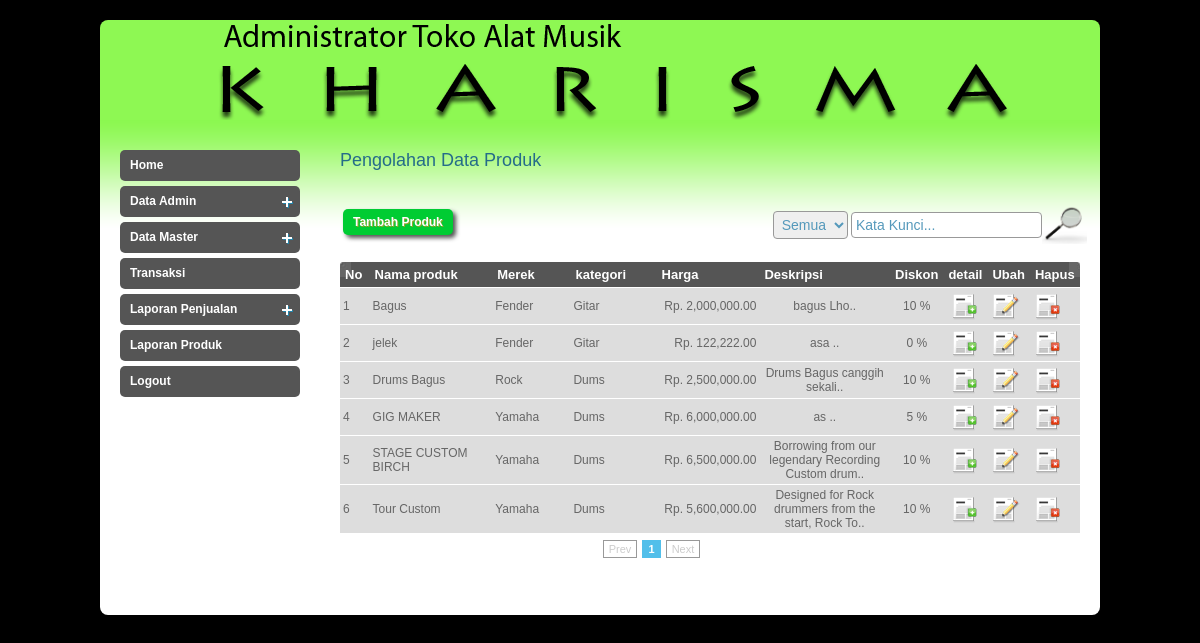
Page /admin/index.php?page=produk (signed in) on the committed database.
### tables this page shows
CREATE TABLE `t_produk` (
  `id_produk` int(4) unsigned zerofill NOT NULL auto_increment,
  `id_merek` int(11) NOT NULL,
  `id_kategori` int(4) NOT NULL,
  `nama_produk` varchar(100) NOT NULL,
  `harga_produk` int(11) NOT NULL,
  `deskripsi_produk` text NOT NULL,
  `diskon_produk` int(11) NOT NULL,
  `rating_produk` float NOT NULL,
  `voterrating_produk` int(11) NOT NULL,
  `viewcounter_produk` int(11) NOT NULL,
  PRIMARY KEY  (`id_produk`)
);

CREATE TABLE `t_merek` (
  `id_merek` int(11) NOT NULL auto_increment,
  `kode_merek` varchar(3) NOT NULL,
  `nama_merek` varchar(50) NOT NULL,
  `deskripsi_merek` text NOT NULL,
  PRIMARY KEY  (`id_merek`),
  UNIQUE KEY `nama_kategori` (`nama_merek`)
);

CREATE TABLE `t_kategori` (
  `id_kategori` int(4) NOT NULL auto_increment,
  `kode_kategori` varchar(20) NOT NULL,
  `nama_kategori` varchar(100) NOT NULL,
  `deskripsi_kategori` text NOT NULL,
  PRIMARY KEY  (`id_kategori`)
);

### admin/inc/produk.php (the view, shortened to what this page needs)
<h2>Pengolahan Data Produk</h2>
<?php
if(isset($_GET['act'])){
	if($_GET['act'] == 'add'){
	?>
    <form action="" method="post" enctype="multipart/form-data" id="registrationform">
        <table>
        	<tr>
            	<td><label for="kategori">Nama Kategori :</label></td>
            	<td>
                		<select size="1" name="id_kategori" id="kategori" class="inputan">
                        <?php
						$qproduk = mysql_query("SELECT * FROM t_kategori");
						while($dproduk = mysql_fetch_array($qproduk)){
						?>
                        	<option value="<?php echo $dproduk['id_kategori']; ?>"><?php echo $dproduk['nama_kategori']; ?></option>
                        <?php
						}
						?>
                        </select>
               	</td>
            </tr>
        	<tr>
            	<td><label for="kategori">Nama Merek :</label></td>
            	<td>
                		<select size="1" name="id_merek" id="merek" class="inputan">
                        <?php
						$qmerek = mysql_query("SELECT * FROM t_merek");
						while($dmerek = mysql_fetch_array($qmerek)){
						?>
                        	<option value="<?php echo $dmerek['id_merek']; ?>"><?php echo $dmerek['nama_merek']; ?></option>
                        <?php
						}
						?>
                        </select>
               	</td>
            </tr>
            <tr>
                <td><label for="nama">Nama produk :</label></td>
                <td>
                	<input type="text" name="nama" id="nama" size="40" maxlength="50" class="inputan"/>
                </td>
            </tr>
            <tr>
                <td><label for="harga">Harga :</label></td>
                <td><input type="text" name="harga" id="harga" size="20" maxlength="15" class="inputan"/></td>
            </tr>
            <tr>
                <td><label for="diskon">Diskon :</label></td>
                <td><input name="diskon" id="diskon" size="3" maxlength="6" class="inputan"/>&nbsp;<strong>%</strong></td>
            </tr>
            <tr>
                <td><label for="deskripsi">Deskripsi :</label></td>
                <td><textarea name="deskripsi" id="deskripsi" rows="5" cols="60" class="inputan"></textarea></td>
            </tr>
            <tr>
                <td colspan="2">
                    <div id="gambarupload">
                    <table>
                        <tr>
                            <td width="99"><label for="upload">Upload :</label></td>
                            <td><input type="file" name="upload[]" id="upload" /></td>
                        </tr>
                    </table>
                    </div>
                    <div id="app"></div>
                </td>
            </tr>
            <!--<tr>
                <td colspan="2">
    				<a href="#" id="tambahbtn"><img src="images/addpic.png" border="0" /></a>
                </td>
            </tr>-->
            <tr>
                <td colspan="2" align="center">
                <input type="submit" name="save" value="Simpan" class="buton"/>
                <input type="reset" name="reset" value="Batal" onClick="window.location = '?page=produk';" class="buton"/></td>
            </tr>
        </table>
	</form>
    <script>
		$("#tambahbtn").click(function(){
			$("#gambarupload").clone().appendTo('#app');
		});
	</script>
	<?php
	}
	elseif($_GET['act'] == 'edit'){
	$id_produk = addslashes($_GET['idb']);
	$qproduk = mysql_query("SELECT * FROM t_produk as a, t_kategori as b
							WHERE a.id_kategori = b.id_kategori
							AND a.id_produk = '$id_produk'
							GROUP BY a.id_produk") or die(mysql_error());
	$dproduk = mysql_fetch_array($qproduk);
	?>
    <form action="" method="post" enctype="multipart/form-data" onSubmit="return conf();" id="registrationform">
        <table>
        	<tr>
            	<td><label for="kategori">Nama Kategori :</label></td>
            	<td>
                		<select size="1" name="id_kategori" id="kategori">
                        <?php
						$qkat = mysql_query("SELECT * FROM t_kategori");
						while($dkat = mysql_fetch_array($qkat)){
						?>
                        	<option value="<?php echo $dkat['id_kategori']; ?>" <?php echo($dproduk['id_kategori'] == $dkat['id_kategori'])?"selected":""; ?>><?php echo $dkat['nama_kategori']; ?></option>
                        <?php
						}
						?>
                        </select>
               	</td>
            </tr>
        	<tr>
            	<td><label for="merek">Nama Merek :</label></td>
            	<td>
                		<select size="1" name="id_merek" id="merek">
                        <?php
						$qmer = mysql_query("SELECT * FROM t_merek");
						while($dmer = mysql_fetch_array($qmer)){
						?>
                        	<option value="<?php echo $dmer['id_merek']; ?>" <?php echo($dproduk['id_merek'] == $dmer['id_merek'])?"selected":""; ?>><?php echo $dmer['nama_merek']; ?></option>
                        <?php
						}
						?>
                        </select>
               	</td>
            </tr>
            <tr>
                <td><label for="nama">Nama produk :</label></td>
                <td colspan="2">
                	<input type="text" name="nama" id="nama" size="40" maxlength="50" value="<?php echo $dproduk['nama_produk']; ?>" class="inputan"/>
                </td>
            </tr>
            <tr>
                <td><label for="harga">Harga :</label></td>
                <td colspan="2"><input type="text" name="harga" id="harga" size="20" maxlength="15" value="<?php echo $dproduk['harga_produk']; ?>" class="inputan"/></td>
            </tr>
            <tr>
                <td><label for="diskon">Diskon :</label></td>
                <td colspan="2"><input name="diskon" id="diskon" size="3" maxlength="6" value="<?php echo $dproduk['diskon_produk']; ?>" class="inputan"/>&nbsp;<strong>%</strong></td>
            </tr>
            <tr>
                <td><label for="deskripsi">Deskripsi :</label></td>
                <td colspan="2"><textarea name="deskripsi" id="deskripsi" rows="5" cols="60">
				<?php echo $dproduk['deskripsi_produk']; ?></textarea></td>
            </tr>
			<?php
        	$qgambar = mysql_query("SELECT * FROM t_gambar
									WHERE id_produk = $dproduk[id_produk]
									ORDER BY id_gambar ASC");
        	while($dgambar = mysql_fetch_array($qgambar)){
            ?>
            <tr>
                <td><label for="upload">Upload :</label></td>
                <td><img src="../gambar/produk/<?php echo $dgambar['nama_gambar']; ?>" width="40" height="40" />
					<?php
                    if($dgambar['profile_gambar'] != 1){
                    ?>
                        <a href="?page=produk&act=delgambar&idg=<?php echo $dgambar['id_gambar']; ?>"><img src="images/trash.png" alt="" title="" border="0" /></a>
                    <?php
                    }
                    ?>
                </td>
                <td>
                	<input type="hidden" name="id_produk" value="<?php echo $id_produk; ?>" />
                    <input type="file" name="upload[]" id="upload" />
                </td>
            </tr>
            <?php
			}
			?>
            <tr>
                <td colspan="3" align="center">
                <input type="submit" name="update" value="Ubah" class="buton"/>
                <input type="reset" name="reset" value="Batal" onClick="window.location = '?page=produk';" class="buton"/></td>
            </tr>
        </table>
	</form>
    <br />
    </table>
    </form>
    <script>
		$("#tambahbtn").click(function(){
			$("#gambarupload").clone().appendTo('#app');
		});
	</script>
	<?php
	}
}
else
{
	$batas   = 10;
	if(empty($halaman)){
		$posisi  = 0;
		$halaman = 1;
	}
	else{
		$posisi = ($halaman-1) * $batas;
	}
	?>
	<table width="100%" style=" margin-top:10px;">
    <tr>
    <td align="right">
	<a href="?page=produk&act=add" class="buton">Tambah Produk</a>
    </td>
    <td align="right" width="70%">
    <form method="post" action="">
    	<select name="type">
        	<option value="0">Semua</option>
        </select>
    	<input type="text" name="textcari" class="newsletter_input" value="<?php if(isset($_POST['textcari'])){ echo $_POST['textcari']; } else { echo "Kata Kunci..."; }?>" onBlur="if(this.value=='') this.value='Kata Kunci...';" onFocus="if(this.value=='Kata Kunci...') this.value='';" /><input type="image" src="images/search.png" width="45" name="cari" style="margin-bottom:-14px;" title="Cari"/>
    </form>
    </td></tr>
    </table>
    <?php
	if(isset($_POST['type'])){
		$type = addslashes($_POST['type']);
		if($type == 0)
			$sqlquery = "";
		elseif($type == 1)
			$sqlquery = "AND nama_produk LIKE '%$_POST[textcari]%'";
	}
	else{
		$sqlquery = "";
	}
	?>
    <br />
	<table width="592" id="rounded-corner">
		<thead>
			<tr>
				<th width="51" class="rounded-company" scope="col">No</th>
				<th width="300" class="rounded" scope="col">Nama produk</th>
				<th width="150" class="rounded" scope="col">Merek</th>
				<th width="150" class="rounded" scope="col">kategori</th>
				<th width="170" class="rounded" scope="col">Harga</th>
				<th width="300" class="rounded" scope="col">Deskripsi</th>
				<th width="32" class="rounded" scope="col">Diskon</th>
				<th width="32" class="rounded" scope="col">detail</th>
				<th width="32" class="rounded" scope="col">Ubah</th>
				<th width="32" class="rounded-q4" scope="col">Hapus</th>
			</tr>
		</thead>
		<tbody>
			<?php
			$qproduk = mysql_query("SELECT * FROM t_produk a, t_kategori b, t_merek c
									WHERE a.id_kategori = b.id_kategori
									AND a.id_merek=c.id_merek
									$sqlquery
									GROUP BY a.id_produk
									LIMIT $posisi,$batas") or die(mysql_error());
			$kolom=1;
			$i=0;
			$no = $posisi+1;
			while($dproduk = mysql_fetch_array($qproduk)){
				if ($i >= $kolom){
					echo "<tr class='row$dproduk[id_produk]'>";
				}
			?>
				<td><?php echo $no; ?></td>
				<td><?php echo $dproduk['nama_produk']; ?></td>
				<td><?php echo $dproduk['nama_merek']; ?></td>
				<td><?php echo $dproduk['nama_kategori']; ?></td>
				<td align="right">Rp. <?php echo number_format($dproduk['harga_produk'],"2",".",","); ?></td>
				<td align="center"><?php echo substr($dproduk['deskripsi_produk'],0,50); ?>..</td>
				<td align="center"><?php echo $dproduk['diskon_produk']; ?> %</td>
				<td align="center">
					<a href="?page=detailproduk&idp=<?php echo $dproduk['id_produk']; ?>" title="Tambah Detail Produk">
                    <img src="images/detail.png" border="0" /></a></td>
				<td>
                	<a href="?page=produk&act=edit&idb=<?php echo $dproduk['id_produk']; ?>">
                    	<img src="images/user_edit.png" alt="" title="" border="0" />
                    </a>
                </td>
				<td width="45">
					<a href="<?php echo $dproduk['id_produk']; ?>" id="produk" class="ask">
						<img src="images/trash.png" alt="" title="" border="0" />
					</a>
				</td>
			<?php
			$i++;
			$no++;
				if($i >= $kolom){
					echo "</tr>";
				}
			}
			?>
		</tbody>
	</table>
	<div class="pagination">
	<?php
	$tampil2 = mysql_query("SELECT * FROM t_produk as a, t_kategori as b
							WHERE a.id_kategori = b.id_kategori
							$sqlquery
							GROUP BY a.id_produk");
	$jmldata = mysql_num_rows($tampil2);
	$jmlhal  = ceil($jmldata/$batas);
	echo "<div class=paging>";
	if($halaman > 1){
		$prev=$halaman-1;
		echo "<span class=prevnext><a href='$_SERVER[PHP_SELF]?page=produk&halaman=$prev'>Prev</a></span> ";
	}
	else{
		echo "<span class=disabled>Prev</span> ";
	}
	$angka=($halaman > 3 ? " ... " : " ");
	for($i=$halaman-2;$i<$halaman;$i++)
	{
	if ($i < 1)
		  continue;
	  $angka .= "<a href='$_SERVER[PHP_SELF]?page=produk&halaman=$i'>$i</a> ";
	}
	$angka .= "<span class=current>$halaman</span> ";
	for($i=$halaman+1;$i<($halaman+3);$i++)
	{
	 if ($i > $jmlhal)
		  break;
  	$angka .= "<a href='$_SERVER[PHP_SELF]?page=produk&halaman=$i'>$i</a> ";
	}
	$angka .= ($halaman+2<$jmlhal ? " ...
  	<a href='$_SERVER[PHP_SELF]?page=produk&halaman=$jmlhal'>$jmlhal</a> " : " ");
	echo "$angka ";
	if($halaman < $jmlhal){
		$next=$halaman+1;
		echo "<span class=prevnext><a href='$_SERVER[PHP_SELF]?page=produk&halaman=$next'>Next</a></span>";
	}
	else{
		echo "<span class=disabled>Next</span>";
	}
	echo "</div>";
}
	?>

### admin/style.css (style rules this page uses)
body { background:#000; font-family:Arial, Helvetica, sans-serif; padding:0; font-size:12px; margin-top:20px; color: #0e4354; }
a { color:#256c89; }
h2 { font-size:18px; color:#256c89; font-weight:normal; padding:0px 0 15px 0; margin:0px; clear:both; }
#rounded-corner { margin:0px; width:740px; text-align: left; border-collapse: collapse; }
#rounded-corner thead th.rounded-company { width:26px; background: #555555 url('images/left.jpg') left top no-repeat; }
#rounded-corner thead th.rounded-q4 { background: #555555 url('images/right.jpg') right top no-repeat; }
#rounded-corner th { padding: 5px; font-weight: bold; font-size: 13px; color: #FFF; background: #555; }
#rounded-corner td { padding: 3px; background:#ddd; border-top: 1px solid #fff; color: #666; }
div.pagination { width:625px; clear:both; padding:10px 0 10px 0; margin:0px; text-align:center; float:left; clear:both; font-size:11px; }
div.pagination span.current { padding: 2px 5px 2px 5px; margin-right: 2px; border: 1px solid #52bfea; font-weight: bold; background-color: #52bfea; color: #FFF; }
div.pagination span.disabled { padding: 2px 5px 2px 5px; margin-right: 2px; border: 1px solid #999; color: #ccc; }
.buton { display:block; float:left; margin:10px 5px 10px 0px; line-height:26px; font-weight:bold; text-decoration:none; color:#FFFFFF; text-shadow:1px 1px #8fa42b; width:auto;height:26px; padding:0 10px 0 10px; background:#0C3; -moz-border-radius: 5px; -webkit-border-radius: 5px; -moz-box-shadow:3px 3px 4px #555; -webkit-box-shadow: 3px 3px 4px #555; }
input[type=text],input[type=password], select, textarea { -moz-border-radius:4px; -webkit-border-radius:4px; border:1px solid #999; font-size:14px; color:#5599bb; padding:4px; }

### rows in the picture
t_produk: nama_produk "Bagus", id_merek.nama_merek "Fender", id_kategori.nama_kategori "Gitar", harga_produk "2,000,000.00", deskripsi_produk "bagus Lho", diskon_produk "10"
t_produk: nama_produk "jelek", id_merek.nama_merek "Fender", id_kategori.nama_kategori "Gitar", harga_produk "122,222.00", deskripsi_produk "asa", diskon_produk "0"
t_produk: nama_produk "Drums Bagus", id_merek.nama_merek "Rock", id_kategori.nama_kategori "Dums", harga_produk "2,500,000.00", deskripsi_produk "Drums Bagus canggih sekali", diskon_produk "10"
t_produk: nama_produk "GIG MAKER", id_merek.nama_merek "Yamaha", id_kategori.nama_kategori "Dums", harga_produk "6,000,000.00", deskripsi_produk "as", diskon_produk "5"
t_produk: nama_produk "STAGE CUSTOM BIRCH", id_merek.nama_merek "Yamaha", id_kategori.nama_kategori "Dums", harga_produk "6,500,000.00", deskripsi_produk "Borrowing from our legendary Recording Custom drum", diskon_produk "10"
t_produk: nama_produk "Tour Custom", id_merek.nama_merek "Yamaha", id_kategori.nama_kategori "Dums", harga_produk "5,600,000.00", deskripsi_produk "Designed for Rock drummers from the start, Rock To", diskon_produk "10"

### other values in the picture
$halaman "1"
